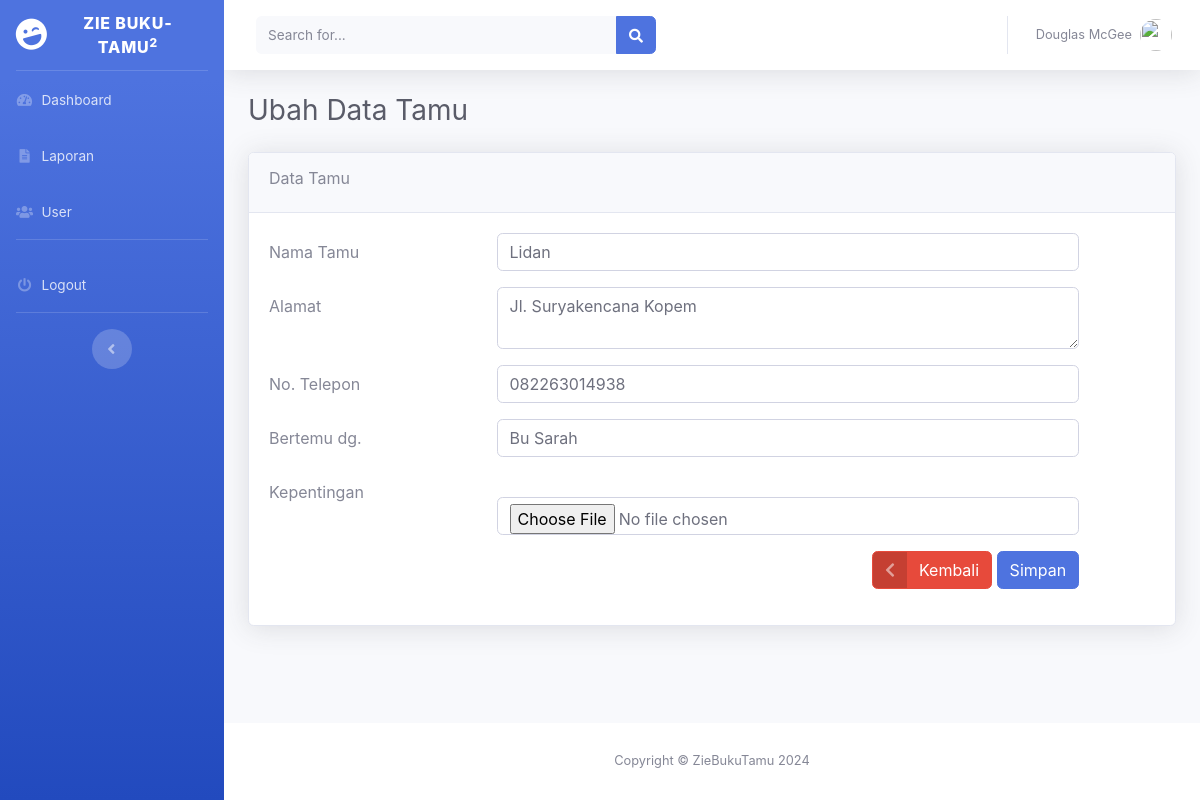
Screenshot of /edit-tamu.php?id=zt004 (signed in) with the database file from the repository.
### tables this page shows
CREATE TABLE `buku_tamu` (
  `id_tamu` varchar(5) NOT NULL,
  `tanggal` date NOT NULL,
  `nama_tamu` varchar(255) NOT NULL,
  `alamat` text NOT NULL,
  `no_hp` varchar(13) NOT NULL,
  `bertemu` varchar(255) NOT NULL,
  `kepentingan` varchar(255) NOT NULL,
  `gambar` varchar(255) NOT NULL
);

### function.php (called while the page is built, shortened)
<?php
require_once('koneksi.php');
function query($query)
{
    global $koneksi;
    $result = mysqli_query($koneksi, $query);
    $rows = [];
    while ($row = mysqli_fetch_assoc($result)) {
        $rows[] = $row;
    }
    return $rows;
}

### edit-tamu.php (the view, shortened to what this page needs)
<?php
include_once('templates/header.php');
require_once('function.php');
?>
<?php
if (isset($_GET['id'])) {
    $id_tamu = $_GET['id'];
    $data = query("SELECT * FROM buku_tamu WHERE id_tamu = '$id_tamu'")[0];
}
?>
<div class="container-fluid">
    <h1 class="h3 mb-4 text-gray-800">Ubah Data Tamu</h1>
    <div class="card shadow mb-4">
        <div class="card-header py-3">
            <h6>Data Tamu</h6>
        </div>
        <div class="card-body">
            <form method="post" action="" enctype="multipart/form-data">
                <div class="form-group row">
                    <label for="nama_tamu" class="col-sm-3 col-form-label">Nama Tamu</label>
                    <div class="col-sm-8">
                        <input type="text" class="form-control" id="nama_tamu" name="nama_tamu" value="<?= $data['nama_tamu'] ?>">
                    </div>
                </div>
                <div class="form-group row">
                    <label for="alamat" class="col-sm-3 col-form-label">Alamat</label>
                    <div class="col-sm-8">
                        <textarea class="form-control" id="alamat" name="alamat"><?= $data['alamat'] ?></textarea>
                    </div>
                </div>
                <div class="form-group row">
                    <label for="no_hp" class="col-sm-3 col-form-label">No. Telepon</label>
                    <div class="col-sm-8">
                        <input type="text" class="form-control" id="no_hp" name="no_hp" value="<?= $data['no_hp'] ?>">
                    </div>
                </div>
                <div class="form-group row">
                    <label for="bertemu" class="col-sm-3 col-form-label">Bertemu dg. </label>
                    <div class="col-sm-8">
                        <input type="text" class="form-control" id="bertemu" name="bertemu" value="<?= $data['bertemu'] ?>">
                    </div>
                </div>
                <div class="form-group row">
                    <label for="kepentingan" class="col-sm-3 col-form-label">Kepentingan</label>
                    <div class="col-sm-8">
                        <input type="file" class="form-control" id="gambar" name="gambar">
                    </div>
                </div>
                <div class="form-group row">
                    <label for="" class="col-sm-3 col-form-label"></label>
                    <div class="col-sm-8 d-flex justify-content-end">
                        <div>
                            <a type="button" class="btn btn-danger btn-icon-split" href="buku-tamu.php">
                                <span class="icon text-white-50">
                                    <i class="fas fa-chevron-left"></i>
                                </span>
                                <span class="text">Kembali</span>
                            </a>
                            <button type="submit" name="simpan" class="btn btn-primary">Simpan</button>
                        </div>
                    </div>
                </div>
            </form>
        </div>
    </div>
</div>
<?php
include_once('templates/footer.php');
?>

### rows the page displays
buku_tamu: nama_tamu "Lidan", alamat "Jl. Suryakencana Kopem", no_hp "082263014938", bertemu "Bu Sarah"
